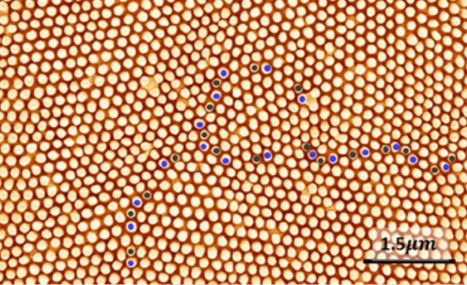
#> input picture testingRetiredCode/Part 1 test/Part_3/1.JPG, 467 x 285 px, found by its file name
$ python extensiontest.py
#> lines starting #> are read from the running program, lines starting #| are printed output that depends on the picture
import numpy as np
import cv2


# Read the query image as query_img
# and traing image This query image
# is what you need to find in train image
# Save it in the same directory
# with the name image.jpg
query_img = cv2.imread('1.jpg')
#> query_img is the input picture: shape (285, 467, 3); mean B, G, R 106.1, 147.3, 204.9
train_img = cv2.imread('2.jpg')
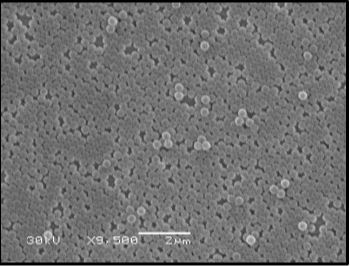
#> input picture testingRetiredCode/Part 1 test/Part_3/2.JPG, 350 x 266 px, found by its file name
#> train_img is the input picture: shape (266, 350, 3); min 0, max 255, mean 113

# Convert it to grayscale
query_img_bw = cv2.cvtColor(query_img,cv2.COLOR_BGR2GRAY)
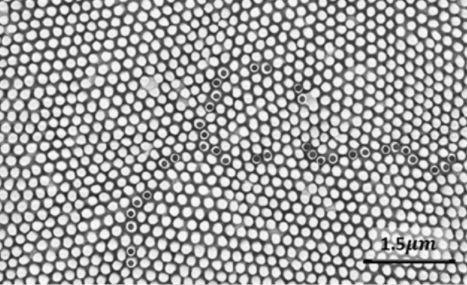
#> query_img_bw: shape (285, 467); min 1, max 254, mean 159.8
train_img_bw = cv2.cvtColor(train_img, cv2.COLOR_BGR2GRAY)

# Initialize the ORB detector algorithm
orb = cv2.ORB_create()

# Now detect the keypoints and compute
# the descriptors for the query image
# and train image
queryKeypoints, queryDescriptors = orb.detectAndCompute(query_img_bw,None)
#> queryKeypoints = 500 keypoints; strongest (x, y, size): (400, 240, 31), (398, 243, 31), (334, 196, 44.6), (399, 246, 31)
trainKeypoints, trainDescriptors = orb.detectAndCompute(train_img_bw,None)
#> trainKeypoints = 443 keypoints; strongest (x, y, size): (188, 233, 31), (140, 233, 31), (50, 232, 31), (250, 116, 31)

# Initialize the Matcher for matching
# the keypoints and then match the
# keypoints
matcher = cv2.BFMatcher()
matches = matcher.match(queryDescriptors,trainDescriptors)
#> matches = 500 matches
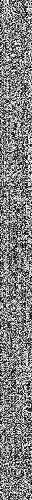
#> queryDescriptors: shape (500, 32); min 0, max 255, mean 127.5

# draw the matches to the final image
# containing both the images the drawMatches()
# function takes both images and keypoints
# and outputs the matched query image with
# its train image
final_img = cv2.drawMatches(query_img, queryKeypoints,
train_img, trainKeypoints, matches[:20],None)
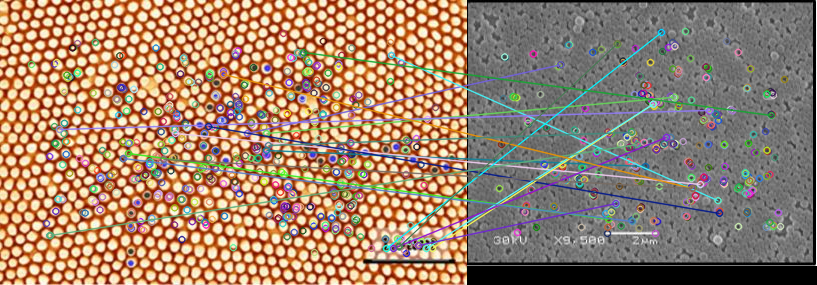
#> final_img: shape (285, 817, 3); mean B, G, R 107.7, 129.2, 156.7

final_img = cv2.resize(final_img, (1000,650))
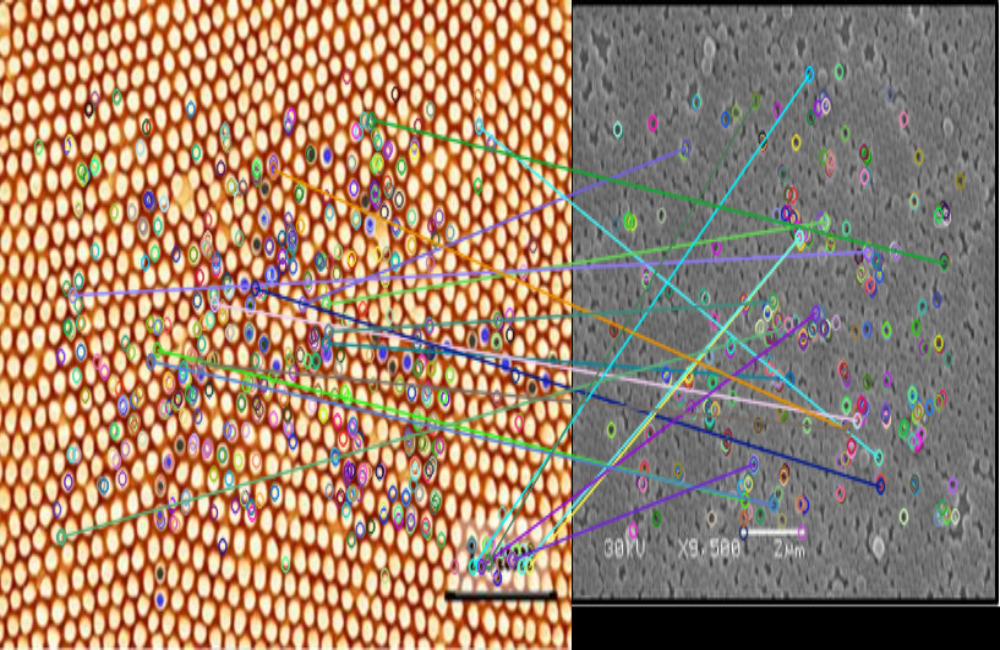
#> final_img: shape (650, 1000, 3); mean B, G, R 107.6, 129.1, 156.6

# Show the final image
cv2.imshow("Matches", final_img)
cv2.waitKey(3000)
